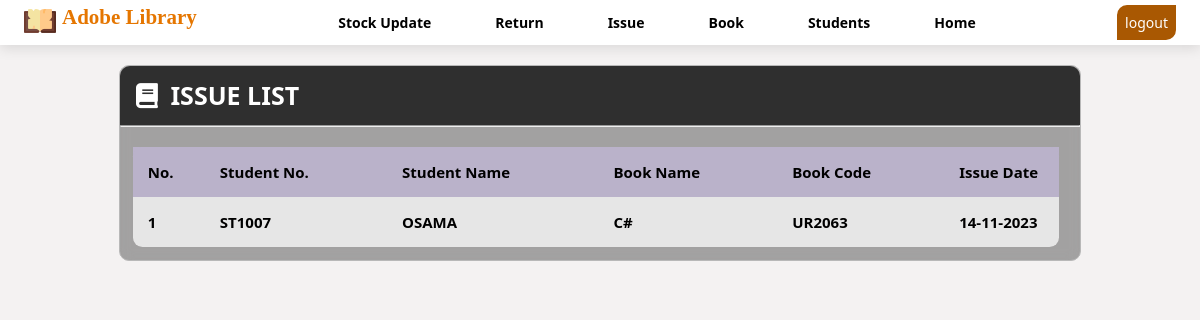
Screenshot of /issue_list.php (signed in) with the database file from the repository.
### tables this page shows
CREATE TABLE `student` (
  `Student_No` varchar(10) NOT NULL,
  `studentname` varchar(50) NOT NULL,
  `Middlename` varchar(50) NOT NULL,
  `LastName` varchar(50) NOT NULL,
  `gender` varchar(10) NOT NULL,
  `dob` date NOT NULL,
  `mobile` varchar(10) NOT NULL,
  `image` varchar(30) NOT NULL,
  `class` varchar(50) NOT NULL,
  `doc` timestamp NOT NULL DEFAULT current_timestamp()
);

CREATE TABLE `issue` (
  `id` int(10) NOT NULL,
  `Student_No` varchar(10) NOT NULL,
  `bookcode` varchar(20) NOT NULL,
  `status` int(5) NOT NULL,
  `doc` timestamp NOT NULL DEFAULT current_timestamp()
);

CREATE TABLE `book` (
  `id` int(10) NOT NULL,
  `bookname` varchar(50) NOT NULL,
  `bookcode` varchar(20) NOT NULL,
  `author` varchar(50) NOT NULL,
  `publisher` longtext NOT NULL,
  `stock` int(10) NOT NULL,
  `doc` timestamp NOT NULL DEFAULT current_timestamp()
);

### issue_list.php (the view, shortened to what this page needs)
<!DOCTYPE html >
<html>
<head>
<link rel="stylesheet" href="CSS/table_page.css" />
<link rel="stylesheet" href="https://pro.fontawesome.com/releases/v5.10.0/css/all.css"/>
</head>
<body>
  <?php
    require 'Header.php';
  ?>
  <div class="main-div">
    <div class="head" >
      <p class="head-para"><i class="fas fa-book"></i>&ensp;ISSUE LIST</p>
    </div>
    <hr class="h1" />
    <form action="#" method="post" enctype="multipart/form-data">
      <table class="my-table" id="my-table" border="0">
        <thead>
          <tr>
            <th style="width: 42px;">No.</th>
            <th>Student No.</th>
            <th>Student Name</th>
            <th>Book Name</th>
            <th>Book Code</th>
            <th style="width: 85px;">Issue Date</th>
          </tr>
        </thead>
        <tbody>
          <?php
            $sno=0;
		    $sql = "SELECT student.studentname,book.bookname,issue.Student_No,issue.bookcode,issue.doc FROM `student`,`book`,`issue` WHERE issue.Student_No=student.Student_No AND issue.bookcode=book.bookcode AND status = 1";
		    $run = mysqli_query($con, $sql);
		    while($row = mysqli_fetch_assoc($run))
		    {
				$sno = $sno+1;
				$datestore = $row['doc'];
    			$newvar = new DateTime($datestore);
	    		$ndate = $newvar->format('d-m-Y');
  	  		    echo '<tr>';
	  		      echo '<td>'.$sno.'</td>';
				  echo '<td>'.$row['Student_No'].'</td>';
    		      echo '<td>'.$row['studentname'].'</td>';
    		      echo '<td>'.$row['bookname'].'</td>';
				  echo '<td>'.$row['bookcode'].'</td>';
				  echo '<td>'.$ndate.'</td>';
		   	    echo '</tr>';
		    }
		  ?>
        </tbody>
      </table>
    </form>
  </div>
</body>
</html>

### CSS/table_page.css (style rules this page uses)
* { margin:0px; padding:0px; }
body { background-color: rgb(244, 242, 242); }
.main-div { font-family: system-ui; font-size: 15px; width: 80%; margin: 20px auto; height: auto; background-color: rgba(0, 0, 0, 0.333); backdrop-filter: blur(7px); border: 1px solid #B8B8B8; border-radius: 10px; }
.head { height: 10%; width: auto; padding: 0.8rem 1rem; border-radius: 10px 10px 0 0; background-color: #000000b5; }
.head-para { font-size: 25px; font-weight: bold; color: #FFF; }
hr.h1 { margin-bottom: 20px; }
.my-table { font-weight: 600; background-color: #fffb; width: 96.5%; height: auto; border-collapse: collapse; margin: 0.8rem; border-radius: 0.6rem; }
thead tr { font-family: Sans-serif; height: 35px; background-color: #bab2cafe; }
td, th { padding: 15px 15px; width: auto; text-align: left; }

### CSS/Header.css (style rules this page uses)
* { margin: 0; padding: 0; font-family: system-ui, -apple-system, BlinkMacSystemFont, 'Segoe UI', Roboto, Oxygen, Ubuntu, Cantarell, 'Open Sans', 'Helvetica Neue', sans-serif; }

### rows the page displays
student: issue.Student_No "ST1007", studentname "OSAMA", book.bookname "C#", issue.bookcode "UR2063", issue.doc "14-11-2023"
